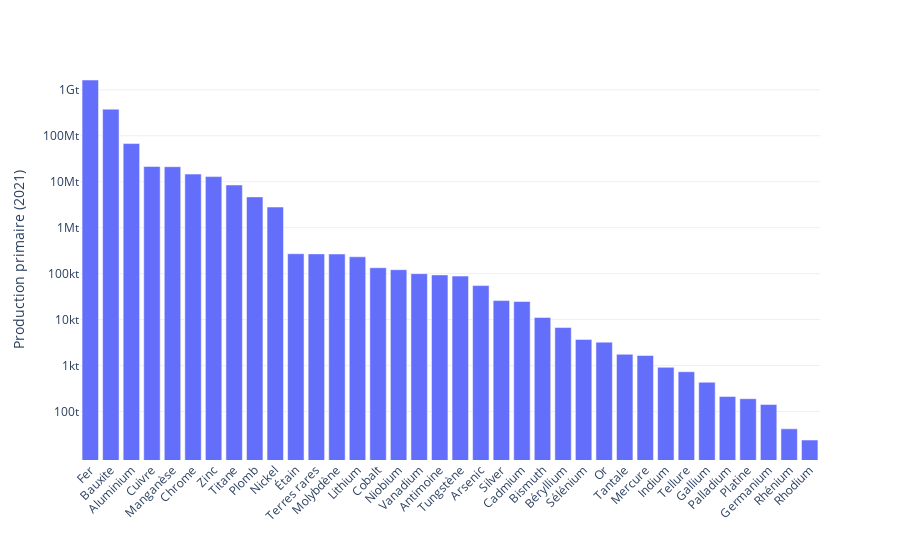

The code cell stored with this chart in its notebook:
### Code cell
# All metals 
fig = df[df["Type"]=="Metal"].sort_values("2021", ascending=False)[["Commodity","2021"]].plot.bar(x="Commodity",y="2021")

fig.update_yaxes(
    type="log",
    dtick = 1,
    tickvals=[10**n for n in range(2,10)],
    ticktext=["100t","1kt","10kt","100kt","1Mt","10Mt","100Mt","1Gt"],
    exponentformat = 'power'
    )
fig.update_xaxes(tickangle= -45)  
fig.update_layout(
    xaxis_title = "",
    yaxis_title = "Production primaire (2021)",
    template = "plotly_white",
    )

# fig.write_image("./figures/production_2021_tous_metaux.png",width=1000,height=500)

### Figure 1 — Plotly figure (JSON) as saved in the notebook; plotly's stock layout.template omitted (floating-point values rounded to 4 significant figures)
{"data": [{"alignmentgroup": "True", "hovertemplate": "Commodity=%{x}<br>2021=%{y}<extra></extra>", "legendgroup": "", "marker": {"color": "#636efa", "pattern": {"shape": ""}}, "name": "", "offsetgroup": "", "orientation": "v", "showlegend": false, "textposition": "auto", "type": "bar", "x": ["Fer", "Bauxite", "Aluminium", "Cuivre", "Manganèse", "Chrome", "Zinc", "Titane", "Plomb", "Nickel", "Étain", "Terres rares", "Molybdène", "Lithium", "Cobalt", "Niobium", "Vanadium", "Antimoine", "Tungstène", "Arsenic", "Silver", "Cadmium", "Bismuth", "Béryllium", "Sélénium", "Or", "Tantale", "Mercure", "Indium", "Tellure", "Gallium", "Palladium", "Platine", "Germanium", "Rhénium", "Rhodium"], "xaxis": "x", "y": [1635056040, 379850872, 67668825, 21415370, 21219335, 14676208, 12928724, 8493291, 4680596, 2812251, 271033, 269203, 267724, 232530, 134476, 121902, 99969, 93997, 88537, 54895, 25938, 24770, 11143, 6716, 3710, 3235, 1760, 1657, 917, 734, 434, 212, 190, 142, 42, 24], "yaxis": "y"}], "layout": {"barmode": "relative", "legend": {"tracegroupgap": 0}, "margin": {"t": 60}, "xaxis": {"anchor": "y", "domain": [0, 1], "tickangle": -45, "title": {"text": ""}}, "yaxis": {"anchor": "x", "domain": [0, 1], "dtick": 1, "exponentformat": "power", "ticktext": ["100t", "1kt", "10kt", "100kt", "1Mt", "10Mt", "100Mt", "1Gt"], "tickvals": [100, 1000, 10000, 100000, 1000000, 10000000, 100000000, 1000000000], "title": {"text": "Production primaire (2021)"}, "type": "log"}}}
